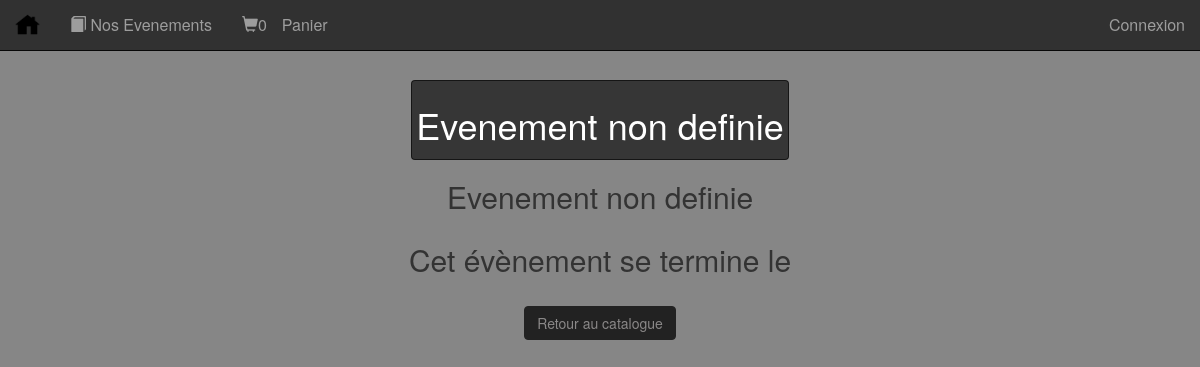
Screenshot of /index.php/visiteur/ajoutPanier with the database file from the repository.
### tables this page shows
CREATE TABLE IF NOT EXISTS `ge_evenement` (
  `Annee` int(11) NOT NULL,
  `NoEvenement` int(11) NOT NULL,
  `DateMiseEnLigne` date DEFAULT NULL,
  `DateMiseHorsLigne` date DEFAULT NULL,
  `TxtHTMLEntete` text,
  `TxtHTMLCorps` text NOT NULL,
  `TxtHTMLPiedDePage` text,
  `ImgEntete` varchar(60) DEFAULT NULL,
  `ImgPiedDePage` varchar(60) DEFAULT NULL,
  `EmailInformationHTML` text,
  `EnCours` tinyint(1) NOT NULL,
  PRIMARY KEY (`Annee`,`NoEvenement`)
);

### application/controllers/Visiteur.php (called while the page is built, shortened)
<?php
class Visiteur extends CI_Controller
{
   public function __construct()
   {
      $this->load->model('ModeleCommande');
      $this->load->model('ModeleIdentifiantSite');
      $this->load->model('ModeleEvenement', 'mEven');
      $this->load->model('ModelePersonne');
      $this->load->model('ModeleProduit','mProd');
      $this->load->library('user_agent');
   }
   public function indexVisiteur($vue, $donnees = NULL, $vue2= null, $donnees2=null)
   {
      $this->load->view('templates/EntetePrincipal');
      $this->load->view('templates/EnteteNavbar');
      $this->load->view($vue,$donnees);
      $this->load->view('templates/PiedDePagePrincipal');
   }
   public function EvenementMarchand($noEvenement = NULL, $annee=NULL)
   {
      $DonneesProduit['lesProduits'] = $this->mProd->obtenirLesProduits($noEvenement, $annee);
      $DonneesProduit['unEvenementMarchand'] = $this->mEven->retournerEvenements($noEvenement, $annee);
      $DonneesProduit['prodPanier']=$this->cart->contents();
      if (empty($DonneesProduit['unEvenementMarchand']))
      {
         show_404();
      }
      else
      {
         $this->indexVisiteur('visiteur/vueEvenementMarchand', $DonneesProduit);
      }
   }
   public function ajoutPanier()
   {
      $produit=explode('X',$_POST['adress']);
      $noEvenement=$produit['0'];
      $annee=$produit['1'];
      $noProduit=$produit['2'];
      $DonneesProduit=$this->mProd->getRows($noEvenement, $annee, $noProduit);
      $data = array(
            'id'    => $_POST['adress'],
            'qty'   => $_POST['qty'],
            'price' => $DonneesProduit['Prix'],
            'name'  => $DonneesProduit['LibelleCourt'],
            'image' => $DonneesProduit['Img_Produit'],
            'noProduit'=> $noProduit,
            'annee'=>$annee,
            'noEvenement'=>$noEvenement
        );
      $this->cart->insert($data);
      $this->EvenementMarchand($noEvenement,$annee);
   }
}

### index.php (called while the page is built, shortened)
<?php
require_once BASEPATH.'core/CodeIgniter.php';

### application/models/ModeleEvenement.php (called while the page is built, shortened)
<?php
class ModeleEvenement extends CI_Model
{
   public function retournerEvenements($pNoEvenement = FALSE)
   {
         $maListe = $this->db->get_where('ge_evenement', array('NoEvenement' => $pNoEvenement));
         return $maListe->row_array();
   }
}

### application/views/visiteur/vueEvenementMarchand.php (the view, shortened to what this page needs)
<?php
echo "<thead>\n";
    echo '<div class="container-fluid" align="center" width="80%">';
        echo '<tr>';
            echo '<td>';
                echo '<div  class="img-thumbnail">';
                    echo '<h1>'.$unEvenementMarchand['TxtHTMLEntete'].'</h1>';
                echo '</div>';
            echo '</td>';
        echo '</tr>';
        echo '<tr>';
            echo '<td>';
                echo '<h2>'.$unEvenementMarchand['TxtHTMLCorps'].'</h2>';
            echo '</td>';
        echo '</tr>';
    echo '</div>';
echo "</thead>";
echo "<tbody>";
echo '<div class="col-lg-12">';
echo '</div>';
echo '</tbody>';
echo "<tfoot\n";
    echo '<div class="container">';
        echo '<tr>';
            echo '<td>';
                echo '<h2 align="center">Cet évènement se termine le '.$unEvenementMarchand['DateMiseHorsLigne'].'</h2>';
            echo '</td>';
        echo '</tr>';
echo '<div align="center">';
    echo '<a href="';
        echo site_url('Visiteur/catalogueEvenement');
        echo '"><button class="btn btn-primary">Retour au catalogue</button>';
    echo '</a>';
echo '</div>';
?>

### rows the page displays
ge_evenement: TxtHTMLEntete "Evenement non definie", TxtHTMLCorps "Evenement non definie"

### other values shown
$this->cart->total_items() "0"
